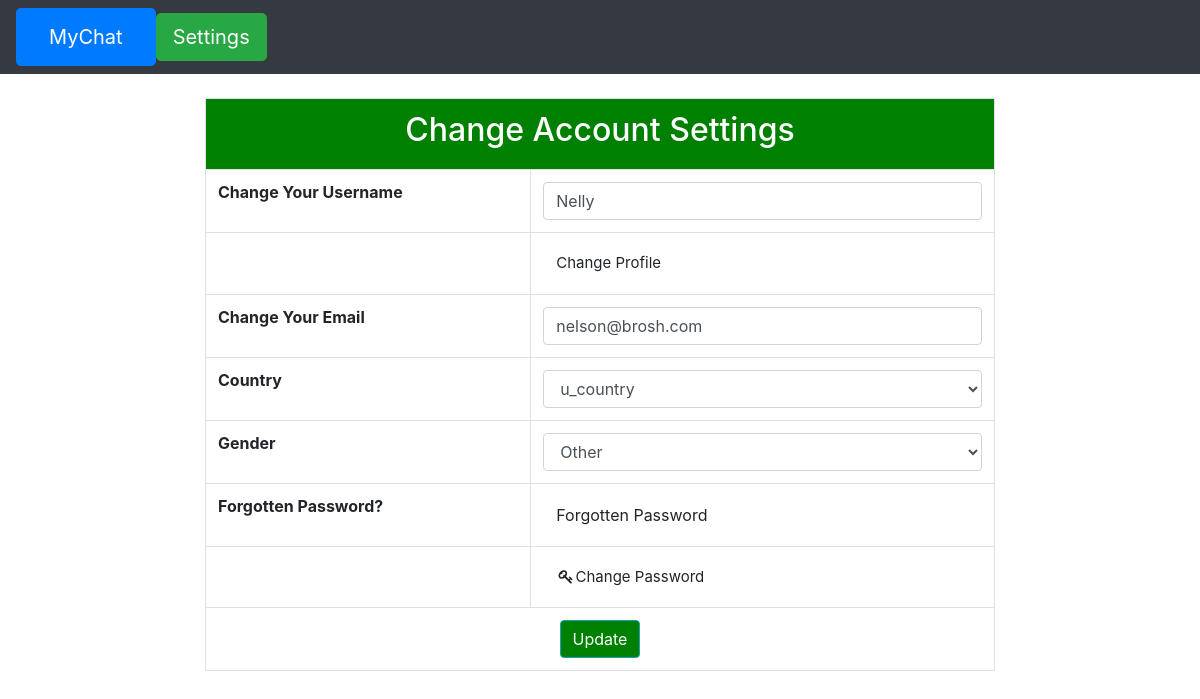
/account_settings.php (signed in), run on the app's committed database.
### tables this page shows
CREATE TABLE `users` (
  `user_id` int(11) NOT NULL,
  `user_name` varchar(100) NOT NULL,
  `user_pass` varchar(100) NOT NULL,
  `user_email` varchar(100) NOT NULL,
  `user_profile` varchar(255) NOT NULL,
  `user_country` text NOT NULL,
  `user_gender` text NOT NULL,
  `forgotten_answer` varchar(100) NOT NULL,
  `log_in` varchar(7) NOT NULL,
  `user_type` varchar(6) NOT NULL,
  `role` varchar(100) DEFAULT NULL,
  `created_at` timestamp NULL DEFAULT CURRENT_TIMESTAMP,
  `updated_at` timestamp NULL DEFAULT CURRENT_TIMESTAMP
);

### account_settings.php (the view, shortened to what this page needs)
<?php
	require_once('includes/header.php');
	require_once('includes/find_friends_function.php');
	include_once('includes/header.php');
	if (!isset($_SESSION['user_email'])) {
		header("Location: signin.php");
	}
	else{
?>
<!DOCTYPE html>
<html>
<head>
	<link href="https://stackpath.bootstrapcdn.com/bootstrap/4.3.1/css/bootstrap.min.css" rel="stylesheet">
	<link rel="stylesheet" href="//code.jquery.com/ui/1.12.1/themes/base/jquery-ui.css">
	<link href="https://maxcdn.bootstrapcdn.com/font-awesome/4.6.3/css/font-awesome.min.css" rel="stylesheet">
</head>
<body>
	<div class="row">
		<div class="col-sm-2">
		</div>
		<?php
			$user = $_SESSION['user_email'];
			$get_user = "SELECT * FROM users WHERE user_email='$user'";
			$run_user = mysqli_query($con, $get_user);
			$row = mysqli_fetch_array($run_user);
			$user_name		=	$row['user_name'];
			$user_email		=	$row['user_email'];
			$user_country	=	$row['user_country'];
			$user_gender	=	$row['user_gender'];
		?>
		<div class="col-sm-8">
			<form action="" method="POST" enctype="multipart/form-data">
				<table class="table table-bordered table-hover">
					<tr align="center">
						<td colspan="6" class="active" style="background-color: green; color: white;"><h2>Change Account Settings</h2></td>
					</tr>
					<tr>
						<td style="font-weight: bold;">Change Your Username</td>
						<td>
							<input type="text" name="u_name" class="form-control"  value="<?php echo $user_name; ?>" />
						</td>
					</tr>
						<tr><td></td><td><a href="upload.php" class="btn btn-default" style="text-decoration: none; font-size: 15px;"><i class="fa-fa-user" aria-hidden="true"></i>Change Profile</a></td>
					</tr>
					<tr>
						<td style="font-weight: bold;">Change Your Email</td>
						<td>
							<input type="email" name="u_email" class="form-control"  value="<?php echo $user_email; ?>" />
						</td>
					</tr>
					<tr>
						<td style="font-weight: bold;">Country</td>
						<td>
							<select class="form-control" name="u_country">
								<option><?php echo $user_country; ?></option>
							</select>
						</td>
					</tr>
					<tr>
						<td style="font-weight: bold;">Gender</td>
						<td>
							<select class="form-control" name="u_gender">
								<option><?php echo $user_gender; ?></option>
							</select>
						</td>
					</tr>
					<tr>
						<td style="font-weight: bold;">Forgotten Password?</td>
						<td>
							<button type="submit" class="btn btn-default" data-toggle="modal" data-target="myModal">Forgotten Password</button>
					</tr>
					<tr>
						<td></td><td><a href="change_password.php" class="btn btn-default" style="text-decoration: none; font-size: 15px;"><i class="fa fa-key fa-fw" aria-hidden="true"></i>Change Password</a></td>
					</tr>
					<tr align="center">
						<td colspan="6">
							<input type="submit" name="update" value="Update" class="btn btn-info" style="background-color: green;">
						</td>
					</tr>
				</table>
			</form>
		</div>
		<div class="col-sm-2">
		</div>
	</div>
</body>
</html>
<?php } ?>

### data on the page
users: u_name "Nelly", u_email "nelson@brosh.com", u_country "u_country", u_gender "Other"
